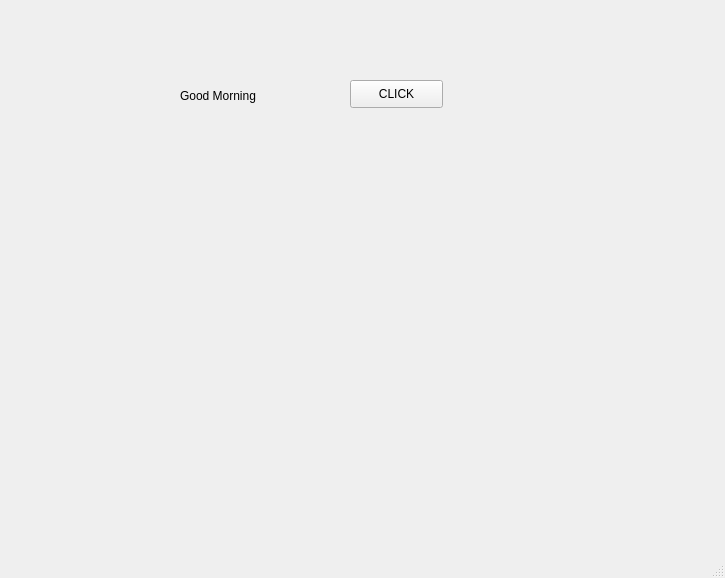
<?xml version="1.0" encoding="UTF-8"?>
<ui version="4.0">
 <class>MainWindow</class>
 <widget class="QMainWindow" name="MainWindow">
  <property name="geometry">
   <rect>
    <x>0</x>
    <y>0</y>
    <width>725</width>
    <height>578</height>
   </rect>
  </property>
  <property name="windowTitle">
   <string>MainWindow</string>
  </property>
  <widget class="QWidget" name="centralwidget">
   <widget class="QPushButton" name="pb">
    <property name="geometry">
     <rect>
      <x>350</x>
      <y>80</y>
      <width>93</width>
      <height>28</height>
     </rect>
    </property>
    <property name="text">
     <string>CLICK</string>
    </property>
   </widget>
   <widget class="QLabel" name="lbl">
    <property name="geometry">
     <rect>
      <x>180</x>
      <y>80</y>
      <width>131</width>
      <height>31</height>
     </rect>
    </property>
    <property name="text">
     <string>Good Morning</string>
    </property>
   </widget>
  </widget>
  <widget class="QMenuBar" name="menubar">
   <property name="geometry">
    <rect>
     <x>0</x>
     <y>0</y>
     <width>725</width>
     <height>26</height>
    </rect>
   </property>
  </widget>
  <widget class="QStatusBar" name="statusbar"/>
 </widget>
 <resources/>
 <connections/>
</ui>
